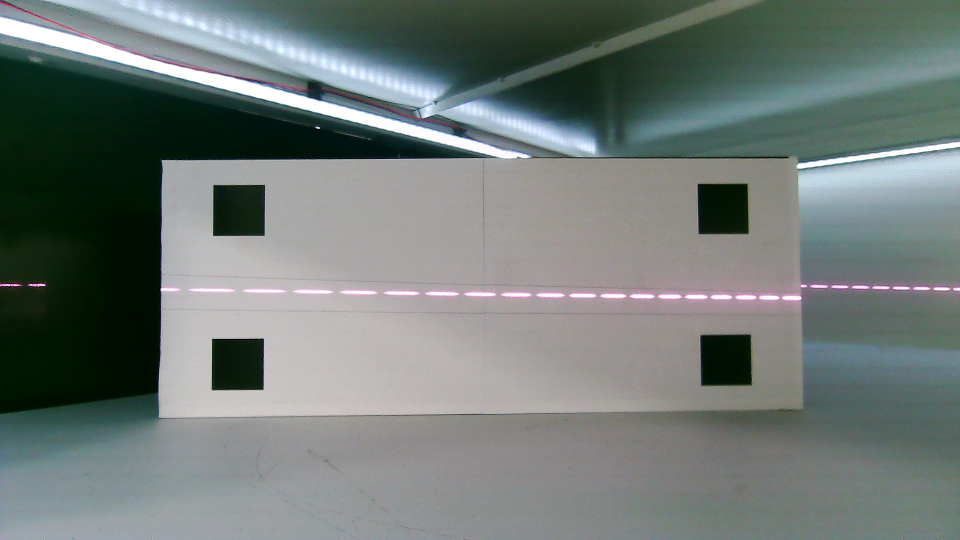
//> input picture image/111.jpg, 1920 x 1080 px (shown at 1/2 size)
$ ./quad_roi_test   (built with g++ and OpenCV 4)
//> lines starting //> are read from the running program, lines starting //| are printed output that depends on the picture; after the words box and inside, x2 and y2 are one past the last pixel; in counts of white or black regions, pixels touching at a corner belong together
#include <iostream>
#include <windows.h>
#include <opencv2/opencv.hpp>
#include "lidar_line_detection.h"

int main() {
    SetConsoleOutputCP(CP_UTF8);
    std::cout << "四边形ROI激光线检测测试程序" << std::endl;

    // 读取测试图像
    cv::Mat testImage = cv::imread("D:\\OpenCV\\Code\\PV31\\image\\111.jpg");
//> testImage is the input picture: 1080 rows x 1920 cols, CV_8UC3; mean B, G, R 118.9, 122.1, 112.7
    if (testImage.empty()) {
        std::cout << "[错误] 无法加载测试图像" << std::endl;
        return 1;
    }

    // 创建四边形ROI可视化图像
    cv::Mat visualizationImage = testImage.clone();

    // 定义四边形ROI的四个点
    std::vector<cv::Point> quadPoints = {
        cv::Point(322, 548),
        cv::Point(1601, 587),
        cv::Point(1604, 632),
        cv::Point(322, 619)
    };

    // 绘制四边形ROI
    for (int i = 0; i < 4; i++) {
        cv::line(visualizationImage, quadPoints[i], quadPoints[(i + 1) % 4], cv::Scalar(0, 255, 0), 3);
        cv::circle(visualizationImage, quadPoints[i], 5, cv::Scalar(0, 0, 255), -1);
        cv::putText(visualizationImage, "X" + std::to_string(i + 1),
                   quadPoints[i] + cv::Point(10, 10), cv::FONT_HERSHEY_SIMPLEX, 0.7, cv::Scalar(255, 255, 255), 2);
    }
//> this loop made 4 passes
//> pass 1, `cv::putText(visualizationImage, "X" + std::to_string(i + 1), quadPoint..`:
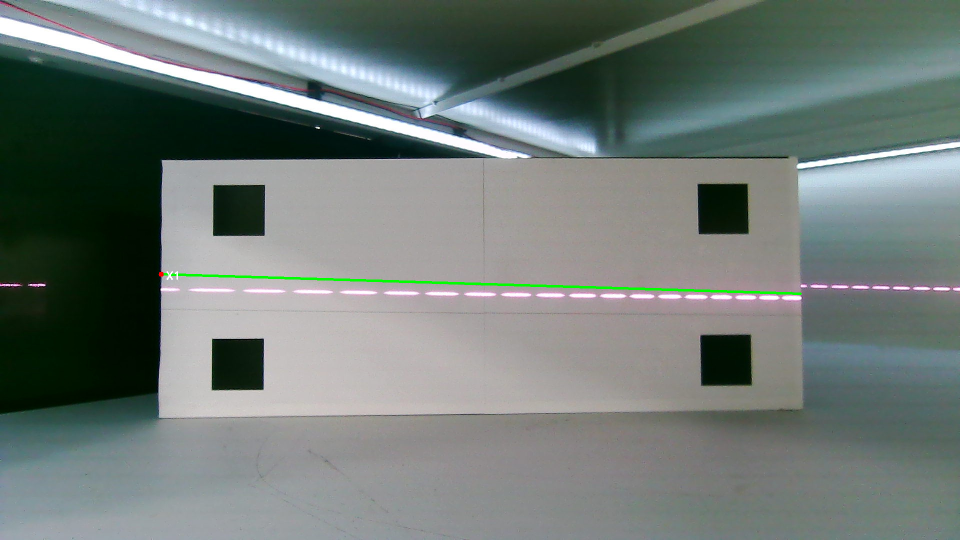
//> visualizationImage: 1080 rows x 1920 cols, CV_8UC3 (shown at 1/2 size); 0.32% of pixels changed, all inside (x1, y1, x2, y2) = (317, 542, 1604, 590)
//> pass 3, `cv::putText(visualizationImage, "X" + std::to_string(i + 1), quadPoint..`:
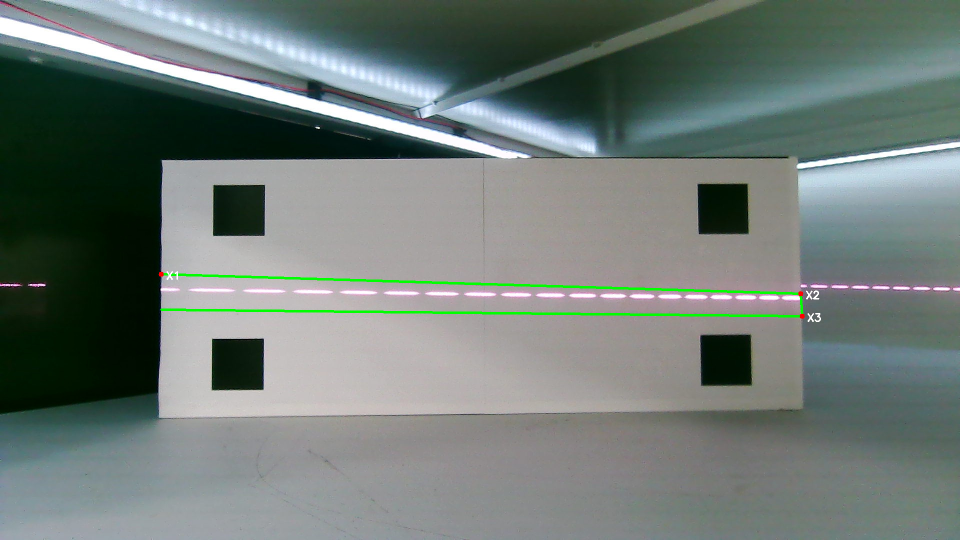
//> visualizationImage: 1080 rows x 1920 cols, CV_8UC3 (shown at 1/2 size); mean B, G, R 117.9, 122.7, 111.8
//> after the loop: visualizationImage: 1080 rows x 1920 cols, CV_8UC3; 630 pixels changed, all inside (x1, y1, x2, y2) = (317, 546, 361, 631)

    // 保存四边形ROI可视化图像
    cv::imwrite("D:\\OpenCV\\Code\\PV31\\output\\quad_roi_visualization.jpg", visualizationImage);
    std::cout << "四边形ROI可视化图像已保存: D:\\OpenCV\\Code\\PV31\\output\\quad_roi_visualization.jpg" << std::endl;

    // 测试四边形ROI激光线检测
    std::string roiConfigPath = "D:\\OpenCV\\Code\\PV31\\config\\ROI_CONFIG.ini";
//> (the run ends here: the program needs code that is not available in this run, at `LidarLineDetector::LidarLineResult result = LidarLineDetector::detect(..`)

$ run again, with image/222.jpg copied over image/111.jpg
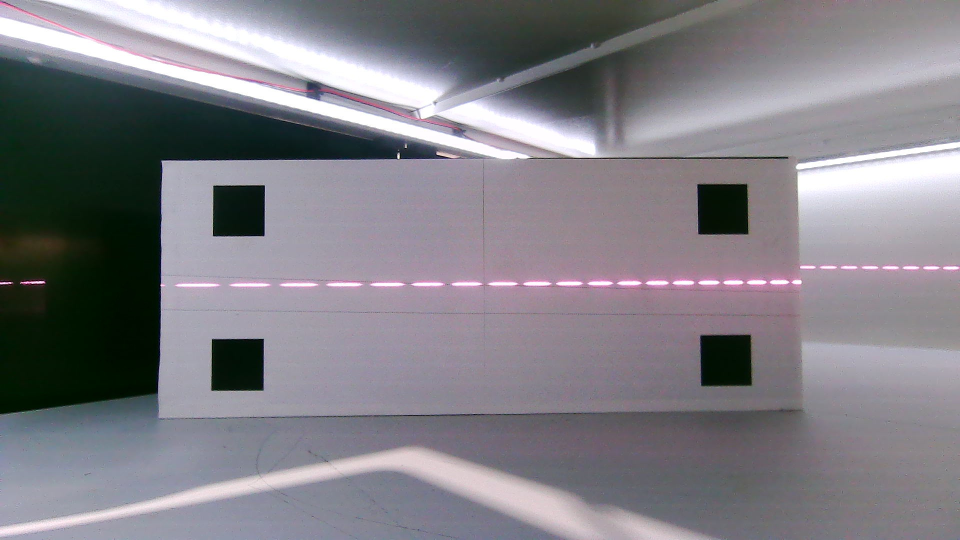
//> input picture image/222.jpg, 1920 x 1080 px (shown at 1/2 size)
//> testImage is the input picture: 1080 rows x 1920 cols, CV_8UC3; mean B, G, R 133.6, 127, 129.2
//> the loop `for (int i = 0; i < 4; i++)` made 4 passes
//> pass 1, `cv::putText(visualizationImage, "X" + std::to_string(i + 1), quadPoint..`:
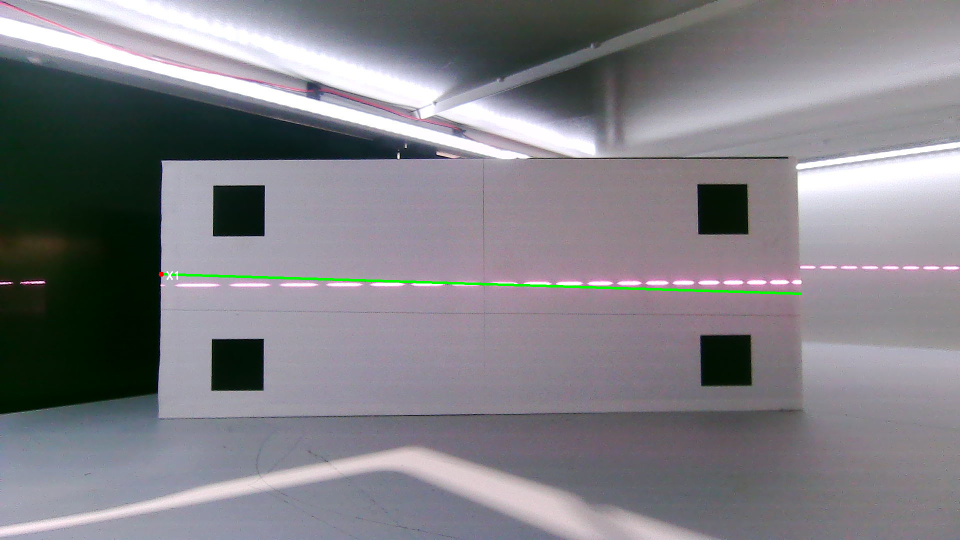
//> visualizationImage: 1080 rows x 1920 cols, CV_8UC3 (shown at 1/2 size); 0.32% of pixels changed, all inside (x1, y1, x2, y2) = (317, 542, 1604, 590)
//> pass 3, `cv::putText(visualizationImage, "X" + std::to_string(i + 1), quadPoint..`:
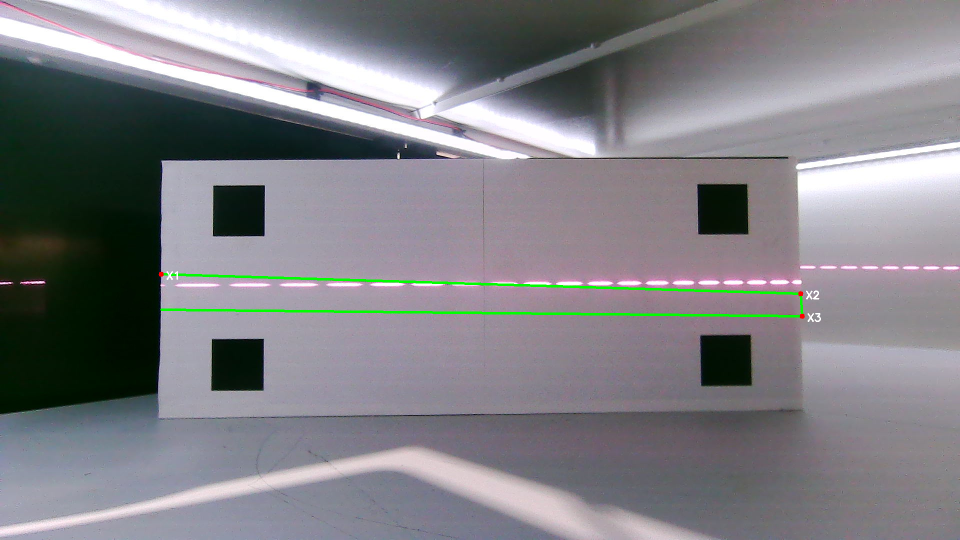
//> visualizationImage: 1080 rows x 1920 cols, CV_8UC3 (shown at 1/2 size); mean B, G, R 132.6, 127.7, 128.2
